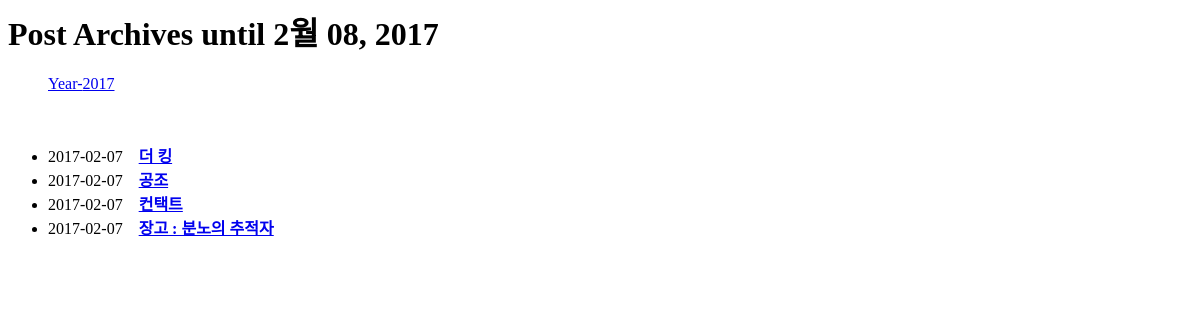
/blog/archive/, run on an earlier commit of the app's database.
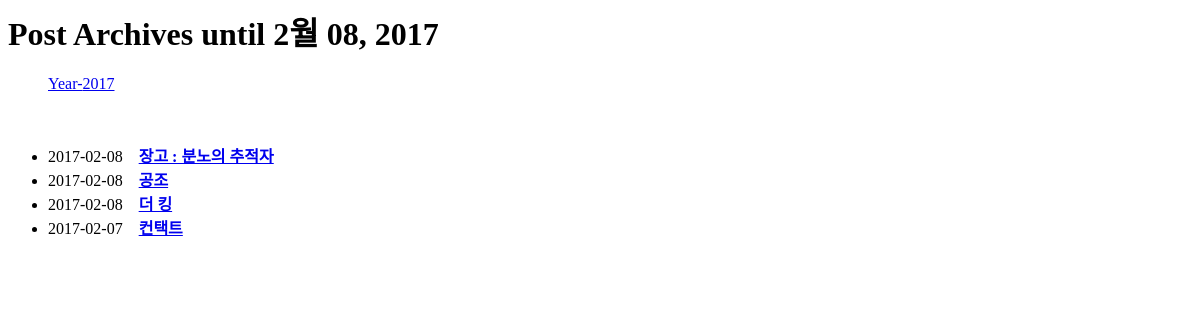
And on a later commit of the database.
### blog/models.py (models this page shows, shortened)
class Post(models.Model):
    title = models.CharField('TITLE', max_length=50)
    slug = models.SlugField('SLUG', unique=True, allow_unicode=True, help_text='one word for title alias.')
    description = models.CharField('DESCRIPTION', max_length=100, blank=True, help_text='simple description text.')
    content = models.TextField('CONTENT')
    create_date = models.DateTimeField('Create Date', auto_now_add=True)
    modify_date = models.DateTimeField('Modify Date', auto_now=True)
    class Meta:
        verbose_name = 'post'
        verbose_name_plural = 'posts'
        db_table = 'my_post'
        ordering = ('-modify_date',)
    def get_absolute_url(self):
        return reverse('blog:post_detail', args=(self.slug,))

### blog/views.py (the view)
class PostAV(ArchiveIndexView):
    model = Post
    date_field = 'modify_date'

### blog/templates/blog/post_archive.html (shortened to what this page needs)
<h1>Post Archives until {% now "N d, Y" %}</h1>
<ul>
    {% for date in date_list %}
    <li style="display: inline;">
        <a href="{% url 'blog:post_archive_year' date|date:'Y' %}">Year-{{ date|date:"Y" }}</a>
    </li>
    {% endfor %}
</ul>
<div>
    <ul>
        {% for post in object_list %}
        <li>{{ post.modify_date|date:"Y-m-d" }}&nbsp;&nbsp;&nbsp;
        <a href="{{ post.get_absolute_url }}"><strong>{{ post.title }}</strong></a></li>
        {% endfor %}
    </ul>
</div>

What changed in the data, as far as the page shows it:
changed Post "장고 : 분노의 추적자": modify_date "2017-02-07" → "2017-02-08"; moves up the list
changed Post "공조": modify_date "2017-02-07" → "2017-02-08"; moves down the list
changed Post (number 3 of 4 on the later page): modify_date "2017-02-07" → "2017-02-08"
